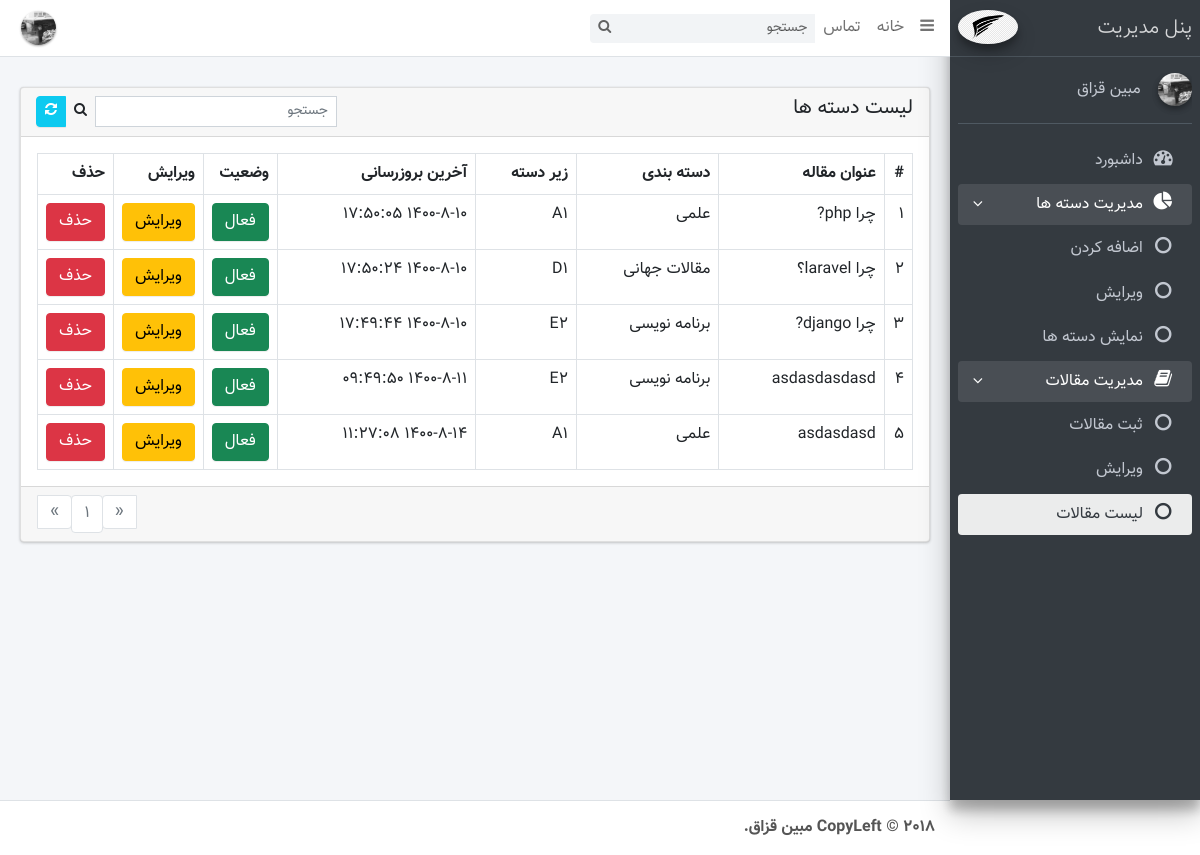
The page /admin/list_article.php?page=1 (signed in) on the database its author committed.
### tables this page shows
CREATE TABLE `articles` (
  `id` int(10) UNSIGNED NOT NULL,
  `title` varchar(225) NOT NULL,
  `cat_id` int(10) UNSIGNED NOT NULL,
  `sub_cat_id` int(10) UNSIGNED NOT NULL,
  `short_desc` text NOT NULL,
  `long_desc` longtext NOT NULL,
  `tiny_image` text NOT NULL,
  `status` tinyint(1) NOT NULL,
  `seo_keywords` text NOT NULL,
  `seo_desc` text NOT NULL,
  `count_view` bigint(20) NOT NULL,
  `created_date_time` datetime NOT NULL
);

CREATE TABLE `groups` (
  `id` int(10) UNSIGNED NOT NULL,
  `title` varchar(100) NOT NULL,
  `parent_id` int(10) UNSIGNED NOT NULL
);

### init.php (called while the page is built, shortened)
<?php
$page=isset($_GET['page'])?(int)$_GET['page']:1;
require_once 'lib/base.php';
require_once 'lib/jdf.php';
if (strstr($_SERVER['REQUEST_URI'],'/admin/')) {
	require_once 'lib/backend.php';
	$backend=new Backend();
}

### lib/backend.php (called while the page is built, shortened)
<?php
class Backend extends Base{
	public function getProfile(){
		$id=$_SESSION['admin_id'];
		$q="SELECT * FROM admins WHERE id='$id'";
		$r=$this->query($q);
		$row=$this->getRow($r);
		return $row;
	}
	public function getGroup($id){
		$id=$this->toInt($id);
		$q="SELECT * FROM groups WHERE id='$id' ";
		$r=$this->query($q);
		return $this->getRow($r);
	}
}

### lib/jdf.php (called while the page is built, shortened)
<?php
function tr_num($str, $mod = 'en', $mf = '٫') {
  $num_a = array('0', '1', '2', '3', '4', '5', '6', '7', '8', '9', '.');
  $key_a = array('۰', '۱', '۲', '۳', '۴', '۵', '۶', '۷', '۸', '۹', $mf);
  return ($mod == 'fa') ? str_replace($num_a, $key_a, $str) : str_replace($key_a, $num_a, $str);
}
function gregorian_to_jalali($gy, $gm, $gd, $mod = '') {
   list($gy, $gm, $gd) = explode('_', tr_num($gy . '_' . $gm . '_' . $gd));
  $g_d_m = array(0, 31, 59, 90, 120, 151, 181, 212, 243, 273, 304, 334);
  $gy2 = ($gm > 2) ? ($gy + 1) : $gy;
  $days = 355666 + (365 * $gy) + ((int) (($gy2 + 3) / 4)) - ((int) (($gy2 + 99) / 100)) + ((int) (($gy2 + 399) / 400)) + $gd + $g_d_m[$gm - 1];
  $jy = -1595 + (33 * ((int) ($days / 12053)));
  $days %= 12053;
  $jy += 4 * ((int) ($days / 1461));
  $days %= 1461;
  if ($days > 365) {
    $jy += (int) (($days - 1) / 365);
    $days = ($days - 1) % 365;
  }
  if ($days < 186) {
    $jm = 1 + (int) ($days / 31);
    $jd = 1 + ($days % 31);
  } else {
    $jm = 7 + (int) (($days - 186) / 30);
    $jd = 1 + (($days - 186) % 30);
  }
  return ($mod == '') ? array($jy, $jm, $jd) : $jy . $mod . $jm . $mod . $jd;
}

### admin/list_article.php (the view, shortened to what this page needs)
<?php
	require_once '../init.php';
	$where=' WHERE 1 = 1 ';
	$title=$backend->safeString($backend->get('title'));
	$idList=$backend->renderId(5);
	$articleData=$backend->getList('articles',$where,5);
	$url="?title=$title";
?>
<!DOCTYPE html>
<html>
	<head>
		<link rel="stylesheet" href="css/font-awesome.min.css">
		<link rel="stylesheet" href="css/adminlte.min.css">
		<link rel="stylesheet" href="css/bootstrap-rtl.min.css">
		<link rel="stylesheet" href="css/custom-style.css">
		<link rel="stylesheet" href="css/bootstrap.min.css">
		<link rel="stylesheet" href="css/select2.min.css">
		<link rel="stylesheet" href="css/style.css">
	</head>
	<body class="hold-transition sidebar-mini">
		<div class="wrapper">
			<?php require_once 'template/header.php'; ?>
			<?php require_once 'template/side_bar.php'; ?>
			<div class="content-wrapper">
				<section class="content-header">
				</section>
				<section class="content">
					<div class="container-fluid">
						<div class="row">
							<div class="col-md-12">
								<div class="card">
									<div class="card-header">
										<b><h3 class="card-title">لیست دسته ها</h3></b>
										<div class="card-tools">
											<form action="" method="get">
												<div class="input-group input-group-sm" style="width: 300px;">
													<input value="<?php print $title; ?>" type="text" name="title" class="form-control float-right" placeholder="جستجو">
													<div class="input-group-append">
														<button type="submit" value="1" class="btn btn-default"><i class="fa fa-search"></i></button>
														<button type="button" class="btn btn-info text-white"
														onclick="redirect('?page=<?php print $page; ?>')"><i class="fa fa-refresh"></i></button>
													</div>
												</div>
											</form>
										</div>
									</div>
									<div class="card-body">
										<?php $backend->setAlert('success','d','حذف با موفقیت انجام شد'); ?>
										<?php $backend->setAlert('danger','d-1','امکان حذف دسته اصلی وجود ندارد برای حذف دسته اصلی اول باید زیر مجموعه های آن را حذف کنید'); ?>
										<table class="table table-bordered">
											<tr>
												<th style="width: 10px">#</th>
												<th>عنوان مقاله</th>
												<th>دسته بندی</th>
												<th>زیر دسته</th>
												<th>آخرین بروزرسانی</th>
												<th style="width: 40px">وضعیت</th>
												<th style="width: 40px">ویرایش</th>
												<th style="width: 40px">حذف</th>
											</tr>
											<?php
												while ($articleRow=$backend->getRow($articleData['result'])) {
												$cat_id=$backend->getGroup($articleRow['cat_id']);
												$sub_cat_id=$backend->getGroup($articleRow['sub_cat_id']);
												$time=$backend->persianDate($articleRow['created_date_time'],'-');
											?>
											<tr>
												<td><?php print $idList; ?></td>
												<td><?php print $articleRow['title']; ?></td>
												<td><?php print $cat_id['title'];?></td>
												<td><?php print $sub_cat_id['title'] ?></td>
												<td><?php print $time; ?></td>
												<td>
												<?php
													if ($articleRow['status']==1) {
														?>
														<a href="<?php print $url.'&page='.$page.'&sid='.$articleRow['id'].'&val=0'; ?>" class="btn btn-success" data-toggle="tooltip" title="برای غیرفعال کردن کلیک کنید">فعال</a>
														<?php
													}else{
														?>
														<a href="<?php print $url.'&page='.$page.'&sid='.$articleRow['id'].'&val=1'; ?>" class="btn btn-danger" data-toggle="tooltip" title="برای فعال کردن کلیک کنید">غیرفعال</a>
														<?php
													}
												?>
												</td>
												<td><a class="btn btn-warning" href="edit_article.php?id=<?php print $articleRow['id']; ?>&title=<?php print $title; ?>&page=<?php print $page; ?>">ویرایش</a></td>
												<td><a data-id="<?php print $articleRow['id'];?>" data-title="<?php print $articleRow['title']; ?>" data-toggle="modal" data-target="#delModal" class="btn btn-danger" href="">حذف
												</a>
											</td>
										</tr>
										<?php
										$idList++;
										}
										?>
									</table>
								</div>
								<div class="card-footer clearfix">
								</div>
							</div>
						</div>
					</div>
					</div>
				</section>
			</div>
			<?php require_once 'template/footer.php'; ?>
		</div>
	</body>
</html>

### admin/template/header.php (shortened to what this page needs)
<?php
    $profile=$backend->getProfile();
?>
<nav class="main-header navbar navbar-expand bg-white navbar-light border-bottom">
    <ul class="navbar-nav">
        <li class="nav-item">
            <a class="nav-link" data-widget="pushmenu" href="#"><i class="fa fa-bars"></i></a>
        </li>
        <li class="nav-item d-none d-sm-inline-block">
            <a href="<?php print ADMIN_URL; ?>" class="nav-link">خانه</a>
        </li>
        <li class="nav-item d-none d-sm-inline-block">
            <a href="#" class="nav-link">تماس</a>
        </li>
    </ul>
    <form class="form-inline ml-3">
        <div class="input-group input-group-sm">
            <input class="form-control form-control-navbar" type="search" placeholder="جستجو" aria-label="Search">
            <div class="input-group-append">
                <button class="btn btn-navbar" type="submit">
                <i class="fa fa-search"></i>
                </button>
            </div>
        </div>
    </form>
    <ul class="navbar-nav mr-auto">
        <li class="nav-item dropdown">
            <img class="brand-image rounded-circle elevation-1 mt-0" style="cursor:pointer;" src="<?php print SITE_URL.'/avatars/'.$profile['avatar']; ?>" data-toggle="dropdown" alt="user_avatar">
        </li>
    </ul>
</nav>

### admin/template/side_bar.php (shortened to what this page needs)
<?php
    $profile=$backend->getProfile();
    $menuHandler=$backend->menuHandler('menu-open',['edit_group.php','add_group.php','list_group.php','edit_article.php','add_article.php','list_article.php']);
    $currentPage=basename($_SERVER['PHP_SELF']);
?>
<aside class="main-sidebar sidebar-dark-primary elevation-4">
    <a href="<?php print ADMIN_URL; ?>" class="brand-link">
        <img src="<?php print ADMIN_URL ?>/img/logo.png" alt="App Logo" class="brand-image img-circle elevation-3 ml-0">
        <span class="brand-text font-weight-light">پنل مدیریت</span>
    </a>
    <div class="sidebar">
        <div>
            <div class="user-panel mt-3 pb-3 mb-3 d-flex">
                <div class="image">
                    <img src="<?php print SITE_URL.'/avatars/'.$profile['avatar']; ?>" class="img-circle elevation-2" alt="User Image">
                </div>
                <div class="info">
                    <a href="javascript:void(0);" class="d-block"><?php print $profile['first_name'].' '.$profile['last_name']; ?></a>
                </div>
            </div>
            <nav class="mt-2">
                <ul class="nav nav-pills nav-sidebar flex-column" data-widget="treeview" role="menu" data-accordion="false">
                    <li class="nav-item">
                        <a href="<?php print ADMIN_URL; ?>" class="nav-link <?php ($currentPage=='index.php')?print 'active' :print ''; ?> ">
                            <i class="nav-icon fa fa-dashboard"></i>
                            <p>داشبورد</p>
                        </a>
                    </li>
                    <li class="nav-item has-treeview <?php print $menuHandler; ?>">
                        <a href="javascript:void(0);" class="nav-link">
                            <i class="nav-icon fa fa-pie-chart"></i>
                            <p>
                                مدیریت دسته ها
                                <i class="right fa fa-angle-left"></i>
                            </p>
                        </a>
                        <ul class="nav nav-treeview">
                            <li class="nav-item">
                                <a href="<?php print ADMIN_URL.'add_group.php'; ?>" class="nav-link <?php
                                ($currentPage=='add_group.php')?print 'active':print ''; ?>">
                                    <i class="fa fa-circle-o nav-icon"></i>
                                    <p>اضافه کردن</p>
                                </a>
                            </li>
                            <li class="nav-item">
                                <a href="javascript:void(0);" class="nav-link <?php ($currentPage=='edit_group.php')?print 'active':print ''; ?>">
                                    <i class="fa fa-circle-o nav-icon"></i>
                                    <p>ویرایش</p>
                                </a>
                            </li>
                            <li class="nav-item">
                                <a href="<?php print ADMIN_URL.'list_group.php?page=1'; ?>" class="nav-link <?php ($currentPage=='list_group.php')?print 'active':print ''; ?>">
                                    <i class="fa fa-circle-o nav-icon"></i>
                                    <p>نمایش دسته ها</p>
                                </a>
                            </li>
                        </ul>
                    </li>
                    <li class="nav-item has-treeview <?php print $menuHandler; ?>">
                        <a href="javascript:void(0);" class="nav-link">
                            <i class="nav-icon fa fa-book"></i>
                            <p>مدیریت مقالات
                                <i class="right fa fa-angle-left"></i>
                            </p>
                        </a>
                        <ul class="nav nav-treeview">
                            <li class="nav-item">
                                <a href="<?php print ADMIN_URL.'add_article.php'; ?>" class="nav-link <?php
                                ($currentPage=='add_article.php')?print 'active':print ''; ?>">
                                    <i class="fa fa-circle-o nav-icon"></i>
                                    <p>ثبت مقالات</p>
                                </a>
                            </li>
                            <li class="nav-item">
                                <a href="javascript:void(0);" class="nav-link <?php ($currentPage=='edit_article.php')?print 'active':print ''; ?>">
                                    <i class="fa fa-circle-o nav-icon"></i>
                                    <p>ویرایش</p>
                                </a>
                            </li>
                            <li class="nav-item">
                                <a href="<?php print ADMIN_URL.'list_article.php?page=1'; ?>" class="nav-link <?php ($currentPage=='list_article.php')?print 'active':print ''; ?>">
                                    <i class="fa fa-circle-o nav-icon"></i>
                                    <p>لیست مقالات</p>
                                </a>
                            </li>
                        </ul>
                    </li>
                </ul>
            </nav>
        </div>
    </div>
</aside>

### admin/css/custom-style.css (style rules this page uses)
body { font-family: 'Vazir', sans-serif !important; }
ul { padding-inline-start: 0px; }
.sidebar { direction: ltr; }
.sidebar > div:first-child { direction: rtl; }
.nav-sidebar .nav-link>p>.right { left: 1rem; right: auto; }
.nav-sidebar>.nav-item .nav-icon { margin-right: 0; margin-left: .2rem; }
@media (min-width: 768px) { .content-wrapper, .main-footer, .main-header { transition: margin-right .3s ease-in-out; margin-right: 250px; margin-left : 0; z-index: 3000; } }
.main-sidebar { left: auto; right:0; }
.card-header>.card-tools { right:auto; left:1rem; }
.nav { padding-inline-start: 0px !important; }

### admin/css/style.css (style rules this page uses)
a { text-decoration: none; }

### rows shown on the page
articles: title "چرا php?", groups.title "علمی", groups.title "A1", created_date_time "1400-8-10 17:50:05"
articles: title "چرا laravel؟", groups.title "مقالات جهانی", groups.title "D1", created_date_time "1400-8-10 17:50:24"
articles: title "چرا django?", groups.title "برنامه نویسی", groups.title "E2", created_date_time "1400-8-10 17:49:44"
articles: title "asdasdasdasd", groups.title "برنامه نویسی", groups.title "E2", created_date_time "1400-8-11 09:49:50"
articles: title "asdasdasd", groups.title "علمی", groups.title "A1", created_date_time "1400-8-14 11:27:08"

### other values the page prints
$profile['first_name'] "مبین"
$profile['last_name'] "قزاق"
